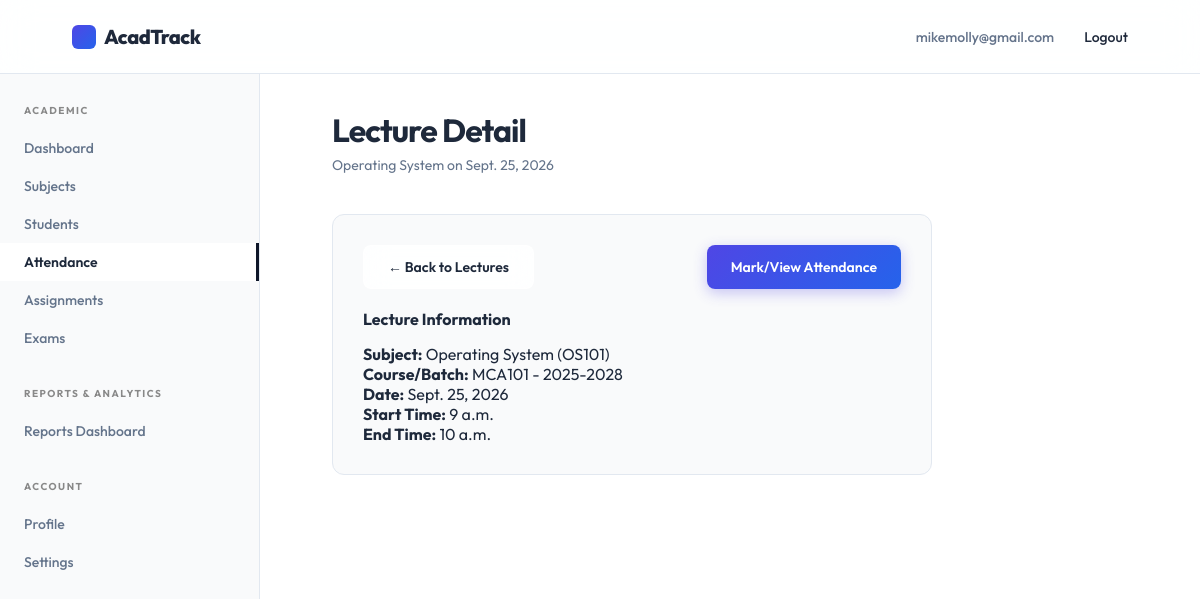
Screenshot of /faculty/lectures/2/ (signed in) with the database file from the repository.
### accounts/models.py (models this page shows, shortened)
class User(AbstractUser):
    class RoleChoices(models.TextChoices):
        STUDENT = 'student', 'Student'
        FACULTY = 'faculty', 'Faculty'
        ADMIN = 'admin', 'Admin'
    username = None
    email = models.EmailField(unique=True)
    role = models.CharField(max_length=20, choices=RoleChoices.choices, default=RoleChoices.STUDENT)
    contact_number = models.CharField(max_length=15, blank=True, null=True)
    deactivated_at = models.DateTimeField(blank=True, null=True)
    updated_at = models.DateTimeField(auto_now=True)
    USERNAME_FIELD = 'email'
    REQUIRED_FIELDS = []
    objects = CustomUserManager()

### academics/models.py (models this page shows, shortened)
class Lecture(models.Model):
    offering = models.ForeignKey(SubjectOffering, on_delete=models.CASCADE, related_name='lectures')
    date = models.DateField()
    start_time = models.TimeField()
    end_time = models.TimeField()
    class Meta:
        constraints = [
            models.UniqueConstraint(fields=['offering', 'date', 'start_time'], name='unique_lecture_slot'),
            CheckConstraint(
                condition=Q(end_time__gt=models.F('start_time')),
                name='check_start_end_time'
            )
        ]

class SubjectOffering(models.Model):
    class SubjectType(models.TextChoices):
        CORE = 'core', 'Core'
        ELECTIVE = 'elective', 'Elective'
        LAB = 'lab', 'Lab'
        PROJECT = 'project', 'Project'
    subject = models.ForeignKey(Subject, on_delete=models.CASCADE, related_name='offerings')
    semester = models.ForeignKey(Semester, on_delete=models.CASCADE, related_name='subject_offerings')
    faculty = models.ForeignKey('faculty.Faculty', on_delete=models.SET_NULL, null=True, blank=True, related_name='subject_offerings')
    subject_type = models.CharField(max_length=20, choices=SubjectType.choices, default=SubjectType.CORE)
    credits = models.PositiveIntegerField()
    class Meta:
        constraints = [
            models.UniqueConstraint(fields=['subject', 'semester'], name='unique_subject_offering')
        ]

class Subject(models.Model):
    name = models.CharField(max_length=150)
    code = models.CharField(max_length=20, unique=True)
    description = models.TextField(blank=True, null=True)

class Semester(models.Model):
    course_batch = models.ForeignKey(CourseBatch, on_delete=models.CASCADE, related_name='semesters')
    semester_number = models.PositiveIntegerField()
    class Meta:
        constraints = [
            models.UniqueConstraint(fields=['course_batch', 'semester_number'], name='unique_semester')
        ]

class CourseBatch(models.Model):
    course = models.ForeignKey(Course, on_delete=models.CASCADE, related_name='batches')
    academic_year = models.CharField(max_length=9, help_text="e.g. 2023-2024")
    class Meta:
        constraints = [
            models.UniqueConstraint(fields=['course', 'academic_year'], name='unique_course_batch')
        ]

class Course(models.Model):
    name = models.CharField(max_length=100)
    code = models.CharField(max_length=20, unique=True)
    department = models.ForeignKey(Department, on_delete=models.CASCADE, related_name='courses')
    duration_years = models.PositiveIntegerField()

### faculty/views.py (the view)
# urls.py: path('lectures/<int:pk>/', views.LectureDetailView.as_view(), name='lecture_detail'),
class LectureDetailView(FacultyRequiredMixin, DetailView):
    template_name = 'faculty/lecture_detail.html'
    context_object_name = 'lecture'
    def get_queryset(self):
        return Lecture.objects.filter(offering__faculty=self.request.user.faculty_profile).select_related('offering__subject')

### faculty/views.py (called while the page is built)
    def test_func(self):
        return self.request.user.is_authenticated and self.request.user.role == User.RoleChoices.FACULTY

### templates/faculty/lecture_detail.html
{% extends 'faculty/base.html' %}
{% block page_title %}Lecture Detail{% endblock %}
{% block page_subtitle %}{{ lecture.offering.subject.name }} on {{ lecture.date }}{% endblock %}
{% block dashboard_content %}
<div class="dashboard-section" style="max-width: 600px;">
    <div style="margin-bottom: 20px; display: flex; justify-content: space-between;">
        <a href="{% url 'faculty:lectures' offering_id=lecture.offering.id %}" class="btn btn-secondary">&larr; Back to Lectures</a>
        <a href="{% url 'faculty:attendance_entry' lecture_id=lecture.id %}" class="btn btn-primary">Mark/View Attendance</a>
    </div>
    <div class="form-container">
        <h3 style="margin-bottom: 15px; font-size: 16px;">Lecture Information</h3>
        <p><strong>Subject:</strong> {{ lecture.offering.subject.name }} ({{ lecture.offering.subject.code }})</p>
        <p><strong>Course/Batch:</strong> {{ lecture.offering.semester.course_batch.course.code }} - {{ lecture.offering.semester.course_batch.academic_year }}</p>
        <p><strong>Date:</strong> {{ lecture.date }}</p>
        <p><strong>Start Time:</strong> {{ lecture.start_time }}</p>
        <p><strong>End Time:</strong> {{ lecture.end_time }}</p>
    </div>
</div>
{% endblock %}

### templates/components/navbar.html (shortened to what this page needs)
<header class="navbar">
    <a href="{% if request.user.is_authenticated %}{% if request.user.role == 'admin' or request.user.is_superuser %}{% url 'acadtrack_admin:dashboard' %}{% elif request.user.role == 'faculty' %}{% url 'faculty:dashboard' %}{% else %}{% url 'students:dashboard' %}{% endif %}{% else %}{% url 'landing_page' %}{% endif %}" class="brand" aria-label="AcadTrack home">
        <span class="brand-mark"></span>
        AcadTrack
    </a>
    <nav class="nav-links" aria-label="User navigation">
        {% if request.user.is_authenticated %}
            <span style="color: var(--muted);">{{ request.user.email }}</span>
            <form action="{% url 'accounts:logout' %}" method="post" style="display:inline;">
                <button type="submit" style="background:none;border:none;cursor:pointer;font-family:inherit;font-size:inherit;font-weight:inherit;color:inherit;" class="nav-links a">Logout</button>
            </form>
        {% else %}
            {% if request.resolver_match.url_name != 'login' %}
                <a href="{% url 'accounts:login' %}">Login</a>
            {% endif %}
        {% endif %}
    </nav>
</header>

### static/style.css (style rules this page uses)
:root { --bg: #f9fafb; --text: #1e293b; --muted: #64748b; --line: #e2e8f0; --soft: #ffffff; --primary: #4f46e5; --primary-hover: #4338ca; --accent: #2563eb; --black: #0f172a; --radius: 12px; --glass-bg: rgba(255, 255, 255, 0.85); --glass-border: rgba(255, 255, 255, 0.6); --glass-shadow: 0 10px 40px 0 rgba(31, 38, 135, 0.05); }
* { box-sizing: border-box; margin: 0; padding: 0; scrollbar-width: thin; scrollbar-color: rgba(0, 0, 0, 0.2) var(--bg); }
html { scroll-behavior: smooth; }
body { min-height: 100vh; background: var(--bg); color: var(--text); font-family: 'Outfit', Arial, sans-serif; -webkit-font-smoothing: antialiased; }
a { color: inherit; text-decoration: none; }
.navbar { height: 74px; width: 100%; display: flex; align-items: center; justify-content: space-between; padding: 0 6vw; background: rgba(255, 255, 255, 0.85); backdrop-filter: blur(16px); -webkit-backdrop-filter: blur(16px); border-bottom: 1px solid var(--line); position: sticky; top: 0; z-index: 100; }
.brand { font-size: 20px; font-weight: 800; letter-spacing: -0.5px; display: flex; align-items: center; gap: 8px; }
.brand-mark { width: 24px; height: 24px; background: linear-gradient(135deg, var(--primary), var(--accent)); border-radius: 6px; display: inline-block; }
.nav-links { display: flex; gap: 30px; font-size: 14px; font-weight: 500; }
.btn { display: inline-flex; align-items: center; justify-content: center; padding: 12px 24px; border-radius: 8px; font-size: 14px; font-weight: 600; transition: all 0.3s cubic-bezier(0.16, 1, 0.3, 1); cursor: pointer; border: none; }
.btn-primary { background: linear-gradient(135deg, var(--primary), var(--accent)); color: white; box-shadow: 0 4px 14px rgba(79, 70, 229, 0.3); }
.btn-secondary { background: var(--glass-bg); border: 1px solid var(--glass-border); color: var(--text); backdrop-filter: blur(12px); }

### static/dashboard.css (style rules this page uses)
.dashboard-section { background: var(--bg); border: 1px solid var(--line); border-radius: var(--radius); padding: 30px; margin-bottom: 30px; }

### rows the page displays
User: user.email "mikemolly@gmail.com"
Lecture: offering.subject.name "Operating System", date "Sept. 25, 2026", offering.subject.code "OS101", offering.semester.course_batch.course.code "MCA101", offering.semester.course_batch.academic_year "2025-2028", start_time "9 a.m.", end_time "10 a.m."
